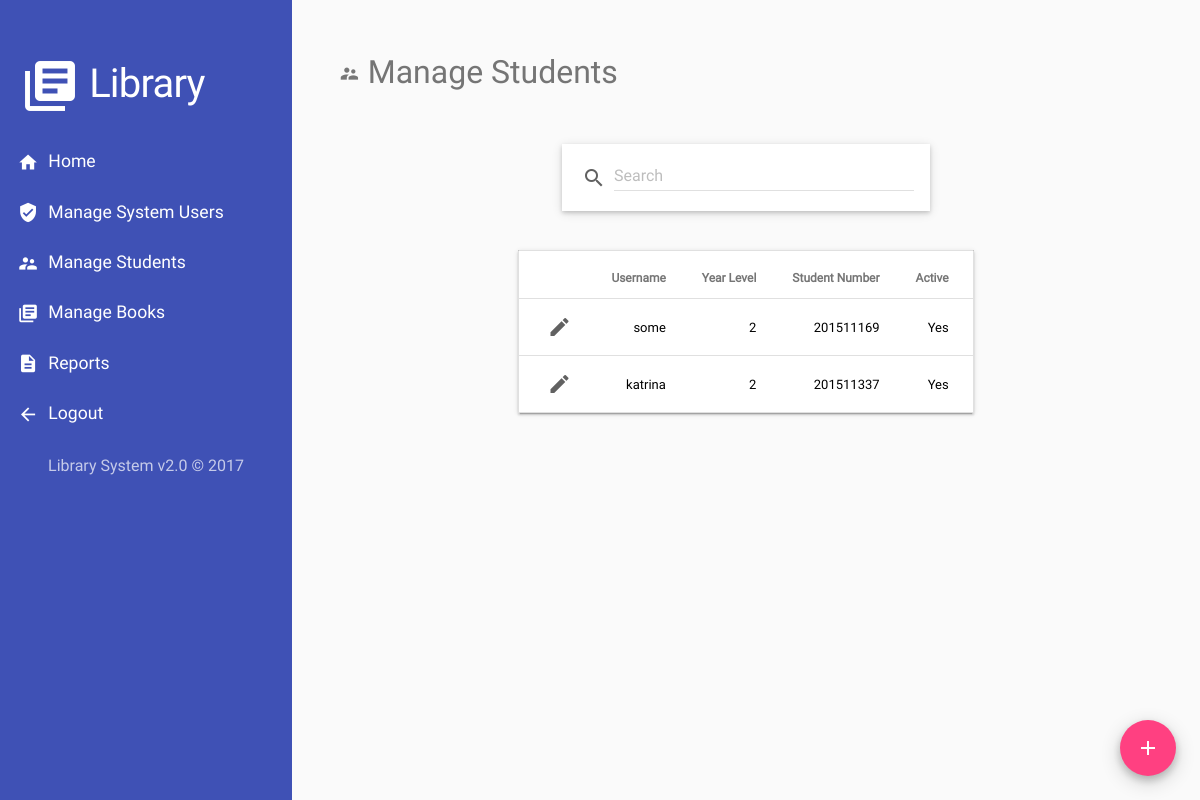
Page /admin-manage-users.php (signed in) on the earlier database version.
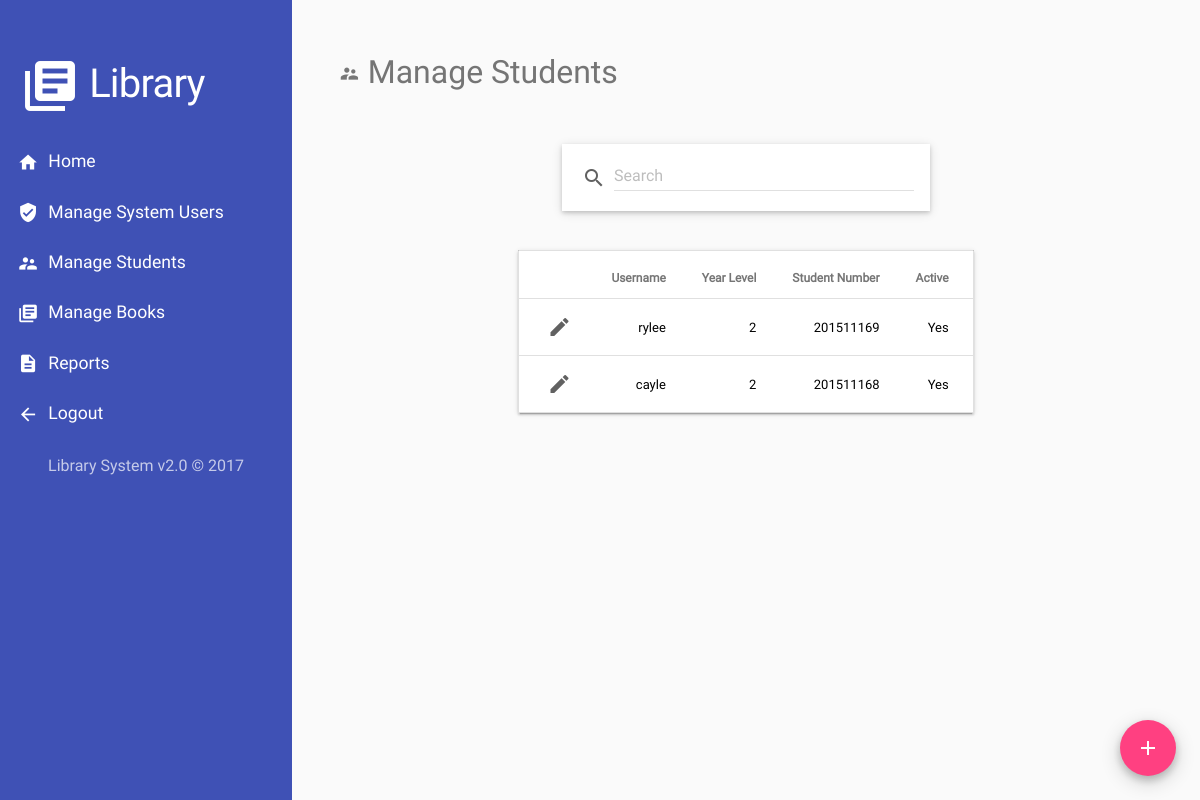
Same page on the later database version.
### tables this page shows
CREATE TABLE `users` (
  `id` int(11) NOT NULL,
  `username` varchar(128) NOT NULL,
  `password` varchar(255) NOT NULL,
  `year_level` int(2) DEFAULT NULL,
  `student_no` varchar(255) DEFAULT NULL,
  `type` enum('admin','normal') NOT NULL,
  `status` enum('0','1') NOT NULL
);

### admin-manage-users.php (the view, shortened to what this page needs)
<?php include_once('html/top.php'); ?>
<?php
  require_once('html/welcome-header.php');
?>
<?php
  require_once('html/nav.php');
?>
<div class="content">
<h2 class="t-secondary">
  <i class="material-icons small">supervisor_account</i>
  Manage Students
</h2>
<form action="<?php echo $_SERVER['PHP_SELF']; ?>" method="get">
</form>
<?php
  $condition = " AND 1 = 1";
?>
<?php
  $normal_query = "
    SELECT * FROM users
    WHERE type = 'normal'
    $condition
  ";
  $sql = mysqli_query($conn, $normal_query) or die(mysql_error());
?>
<form action="admin-action-user.php" method="post" class="form-fab">
  <button type="submit" name="add-user"
    class="mdl-button mdl-js-button mdl-button--fab mdl-js-ripple-effect mdl-button--colored my-card-2">
    <i class="material-icons fab">add</i>
  </button>
</form>
<div class="my-center">
<table class="mdl-data-table mdl-js-data-table mdl-shadow--2dp m-top-3">
  <tr>
    <th></th>
    <th>Username</th>
    <th>Year Level</th>
    <th>Student Number</th>
    <th>Active</th>
  </tr>
<?php
if (mysqli_num_rows($sql) > 0) {
  for ($i = 0; $row = mysqli_fetch_array($sql, MYSQLI_ASSOC); $i++) {
?>
  <tr>
    <td>
      <div>
        <form action="admin-action-user.php" method="post">
          <label class="mdl-icon-toggle mdl-js-icon-toggle mdl-js-ripple-effect" for="submit-icon-<?php echo $row['id']; ?>">
            <i class="mdl-icon-toggle__label material-icons">edit</i>
          </label>
        </form>
      </div>
    </td>
    <td>
      <div>
        <?=$row['username']?>
    </td>
    <td>
      <div>
        <?=$row['year_level']?>
    </td>
    <td>
      <div>
        <?=$row['student_no']?>
    </td>
    <td>
      <div>
        <?php echo $row['status'] == 1 ? "Yes": "No"; ?>
      </div>
    </td>
  </tr>
<?php
  }
}
?>
</table>
</div>
</div>
</body>
</html>

Differences in the rows shown:
removed users: username "katrina", year_level "2", student_no "201511337", status "Yes"
changed users: username "some" → "rylee"
added users: username "cayle", year_level "2", student_no "201511168", status "Yes"
